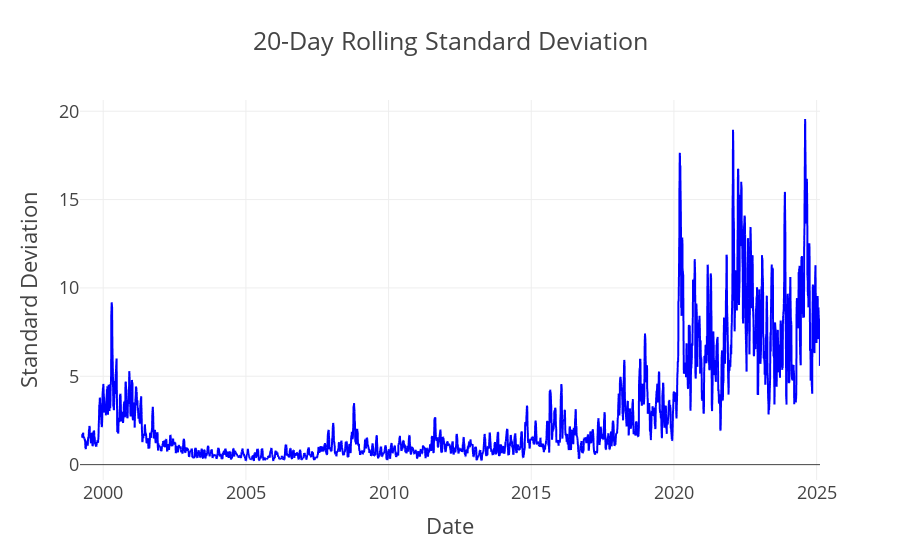
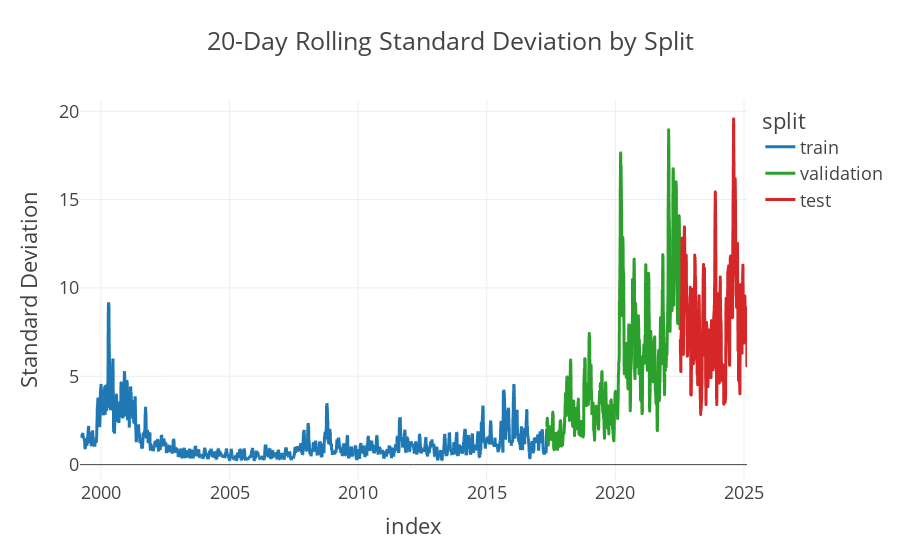

Notebook source saved alongside these figures, in order:
### Code cell
# Code Rolling Deviation
# Calculate rolling standard deviation
rolling_std = df['Close'].rolling(window=20).std()

# Create line plot using plotly express
fig = px.line(
    x=df.index,
    y=rolling_std,
    title='20-Day Rolling Standard Deviation',
    labels={'x': 'Date', 'y': 'Standard Deviation'},
    template='presentation'
)

# Optional: Enhance the visualization
fig.update_traces(line_color='blue', line_width=2)
fig.update_layout(
    showlegend=True,
    yaxis_title='Standard Deviation',
    hovermode='x unified'
)
fig.show()

# If you want to show splits like before:
fig = px.line(
    df,
    x=df.index,
    y=df['Close'].rolling(window=20).std(),
    color='split',  # This will color by train/validation/test
    title='20-Day Rolling Standard Deviation by Split',
    labels={'x': 'Date', 'y': 'Standard Deviation'},
    template='presentation',
    color_discrete_map={
        'train': 'rgb(31, 119, 180)',      # Blue
        'validation': 'rgb(44, 160, 44)',   # Green
        'test': 'rgb(214, 39, 40)'         # Red
    }
)
fig.update_layout(
    yaxis_title='Standard Deviation',
    hovermode='x unified'
)
fig.show()

### Figure 1 — Plotly figure (JSON) as saved in the notebook; plotly's stock layout.template omitted (floating-point values rounded to 4 significant figures; data arrays with more than 128 entries replaced by an {"elided": "..."} marker saying what was removed)
{"data": [{"hovertemplate": "Date=%{x}<br>Standard Deviation=%{y}<extra></extra>", "legendgroup": "", "line": {"color": "blue", "dash": "solid", "width": 2}, "marker": {"symbol": "circle"}, "mode": "lines", "name": "", "showlegend": false, "type": "scattergl", "x": {"elided": "6525 str values"}, "xaxis": "x", "y": {"elided": "6525 float values"}, "yaxis": "y"}], "layout": {"hovermode": "x unified", "legend": {"tracegroupgap": 0}, "showlegend": true, "title": {"text": "20-Day Rolling Standard Deviation"}, "xaxis": {"anchor": "y", "domain": [0, 1], "title": {"text": "Date"}}, "yaxis": {"anchor": "x", "domain": [0, 1], "title": {"text": "Standard Deviation"}}}}

### Figure 2 — Plotly figure (JSON) as saved in the notebook; plotly's stock layout.template omitted (floating-point values rounded to 4 significant figures; data arrays with more than 128 entries replaced by an {"elided": "..."} marker saying what was removed)
{"data": [{"hovertemplate": "split=train<br>index=%{x}<br>Standard Deviation=%{y}<extra></extra>", "legendgroup": "train", "line": {"color": "rgb(31, 119, 180)", "dash": "solid"}, "marker": {"symbol": "circle"}, "mode": "lines", "name": "train", "showlegend": true, "type": "scattergl", "x": {"elided": "4567 str values"}, "xaxis": "x", "y": {"elided": "4567 float values"}, "yaxis": "y"}, {"hovertemplate": "split=validation<br>index=%{x}<br>Standard Deviation=%{y}<extra></extra>", "legendgroup": "validation", "line": {"color": "rgb(44, 160, 44)", "dash": "solid"}, "marker": {"symbol": "circle"}, "mode": "lines", "name": "validation", "showlegend": true, "type": "scattergl", "x": {"elided": "1305 str values"}, "xaxis": "x", "y": {"elided": "1305 float values"}, "yaxis": "y"}, {"hovertemplate": "split=test<br>index=%{x}<br>Standard Deviation=%{y}<extra></extra>", "legendgroup": "test", "line": {"color": "rgb(214, 39, 40)", "dash": "solid"}, "marker": {"symbol": "circle"}, "mode": "lines", "name": "test", "showlegend": true, "type": "scattergl", "x": {"elided": "653 str values"}, "xaxis": "x", "y": {"elided": "653 float values"}, "yaxis": "y"}], "layout": {"hovermode": "x unified", "legend": {"title": {"text": "split"}, "tracegroupgap": 0}, "title": {"text": "20-Day Rolling Standard Deviation by Split"}, "xaxis": {"anchor": "y", "domain": [0, 1], "title": {"text": "index"}}, "yaxis": {"anchor": "x", "domain": [0, 1], "title": {"text": "Standard Deviation"}}}}
